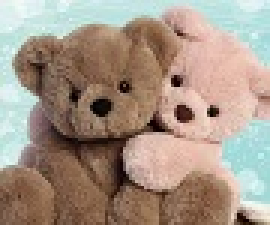
#> input picture image.jpg, 90 x 75 px, found by its file name (shown 3 times larger)
$ jupyter execute notebook.ipynb   (shell and % lines are left out)
#> lines starting #> are read from the running program, lines starting #| are printed output that depends on the picture
### clustering_algorithms.py
import random
import math
import pandas as pd
import numpy as np

#Implementation of K means
#Param: vectors -> list of data points to cluster
#       k -> Number of Clusters
#returns: List of Clusters: ListClusters
def kmeans(vectors: list, k=10) -> list:
    # todo: implement k-means here!

    # size of image in terms of vectors
    vector_list_size = len(vectors)

    #initialization of random k clusters
    initialListClusters=np.array([[0,0,0]]*k)
#      print("starting execution initial cluster list ",initialListClusters)
    for i in range(0,k):
        point_index=random.randint(0,vector_list_size-1)
        initialListClusters[i]=vectors[point_index]
#     print("initial cluster centroids: ",initialListClusters)

    # Variable: ListClusters -> stores k list of points which will store the center points after calculation
    ListClusters=np.array([[0,0,0]]*k)
#     print("cluster List to work with ",ListClusters)

    # Variable: ListPointToCluster -> Stores the list of cluster numbers corresponding to each points
    # here the cluster number will be stored at the same index at which the point will be stored in vectore list
    ListPointToCluster=[0]*vector_list_size
#     print('clusters list',ListPointToCluster)

    #Loops until initial clusters centers(or you can say the list of cluster in old itiration) matches
    #the list of cluster points
    while (ListClusters != initialListClusters).any():

        # Variable:
        minDistance = 0

        #check if its the first loop or the corresponding loops

        #if the first loop is done then variable ListClusters will already have some center values which
        #would have been calculated before in the previous iteration in this the initialListClusters will be updated
        #to ListClusters

        # if its the first loop initialListClusters wont change
        if(ListClusters.any()):
#             print("looping continuing...")
            initialListClusters[:]=ListClusters
            centerPoint=ListClusters
        else:
#             print("first loop...")
            centerPoint=initialListClusters
            loopNumber=0

        #for each point calculate the distance from center point and calculate new centers based on average
        for i in range(0,vector_list_size):

            # Variable listDistanceFromCluster -> stores list of distances between point and the cluster center
            listDistanceFromCluster=[]

            # for this point consider each cluster center and find the distance between point and center
            for j in range(0,k):
                distanceValue= np.linalg.norm(centerPoint[j] - vectors[i])
                listDistanceFromCluster.append(distanceValue)

            # finding the distance value which is minimum
            minDistance=min(listDistanceFromCluster)

            # Variable: nearestCluster -> stores the cluster index which is at minimum distance
            nearestCluster=listDistanceFromCluster.index(minDistance)

# [8 lines of commented-out code are left out]
            ListPointToCluster[i]=nearestCluster

#         After each point is assigned cluster you can check list of cluster values
#         print(ListPointToCluster)

        # Calculating new center points based on new cluster points
        # for each cluster
        for clusterNo in range(0,k):

            # Variable: totalPointsInCluster -> stores total number of points in cluster to use in average calculation
            # Variable: sumOfClusterPoints -> Stores the sum of all [x,y,z] co-ordinates
            totalPointsInCluster=0
            sumOfClusterPoints = [0,0,0]

            # for each point in list
            for p in range(0,len(ListPointToCluster)):

                # if the point is assigned to the cluster considered
                if ListPointToCluster[p] == clusterNo:

                    # increment the number of points in cluster and add it to sum
                    totalPointsInCluster = totalPointsInCluster + 1
                    sumOfClusterPoints[0] = sumOfClusterPoints[0] + vectors[p][0]
                    sumOfClusterPoints[1] = sumOfClusterPoints[1] + vectors[p][1]
                    sumOfClusterPoints[2] = sumOfClusterPoints[2] + vectors[p][2]

            # if there are no points in the cluster then change the center randomly
            # else calculate mean and assign new cluster center based on points in that cluster
            if totalPointsInCluster == 0:
                    randomcenterpoint=random.randint(0,vector_list_size-1)
                    ListClusters[clusterNo]= np.array(vectors[randomcenterpoint])
            else:
                # Variable: newClusterAverage -> stores the average values for all 3 co-ordinates of the center point
                newClusterAverage=[0,0,0]
                #for all three co ordinates find average value
                for clusterAvgLoopPointer in range(0,3):
                    newClusterAverage[clusterAvgLoopPointer]=sumOfClusterPoints[clusterAvgLoopPointer] / totalPointsInCluster
                    ListClusters[clusterNo][clusterAvgLoopPointer]=newClusterAverage[clusterAvgLoopPointer]

#         print("new center points for Clusters at end of this loop are \n: ",ListClusters)
#         print("old center points to consider as initial points in while condition will be",initialListClusters)

    return ListPointToCluster


# Function ExpandCluster() -> assigns cluster Ids to each point
# Params: dataPoints -> set of data points to use while clustering
# Params: currentPoint -> Current Data Point
# Params: currentpointIndex -> Index at which the current point is present in the Data set
# Params: ListClusters -> List of Clusters assigned to each point
# Params: ClusterID -> Cluster id to use in current iteration
# Params: epsilon -> The value for epsilon decides the distance to which the data points need to be present to current point to be #called as neighbour of current point
# Params: minpts -> The value for minpts decides how many point to be there in the epsilon neighbourhood of the point so as to be #called as core point
# Returns: ListClusters -> List of cluster ids for all points
# [154 lines left out: functions ExpandCluster, getEpsilonNeighbours, generateIDs, dbscan, not called in this run]

### notebook.ipynb
[cell 1]
from PIL import Image
import numpy as np
from matplotlib.pyplot import imshow
from clustering_algorithms import kmeans, dbscan

# Load an image:
# use below image path for k means since it gives better view
image_path = './images/image.jpg'

# use below image path for dbscan for faster processing
# image_path = './images/image2.jpg'

image = Image.open(image_path)
#> image is the input picture: PIL image 90x75 RGB; mean R, G, B 165.8, 148.9, 134.5
pixels = image.load()
width, height = image.size
#> width = 90; height = 75

#printing (r,g,b) values of first pixel
#print(pixels[1,1])

print("the width of image is: ",width)
#| the width of image is:  90
print("the hight of image is: ",height)
#| the hight of image is:  75

# Display image in notebook:
imshow(np.asarray(image))

[cell 2]
# Turn image into list of vectors (1 vector / pixel):
#vector_list stores a list of elements where each elements represent (r,g,b) values for each pixel in image
vector_list = []


#iterating through each pixel row wise
for x in range(width):
    for y in range(height):
        current_point = []
        current_point.append(pixels[x, y][0])
        current_point.append(pixels[x, y][1])
        current_point.append(pixels[x, y][2])

        current_vector = np.array(current_point)
        vector_list.append(current_vector)
#> after the loop, vector_list = 6750 items, first 6: [233, 237, 240], [231, 239, 241], [224, 240, 240], [219, 237, 237], [223, 238, 241], [225, 240, 243]

print('Image file with dimensions {}x{} pixels turned into {} vectors.'.format(width, height, len(vector_list)))
#| Image file with dimensions 90x75 pixels turned into 6750 vectors.

print(len(vector_list))
#| 6750

[cell 3]
#Perform clustering on the vectors:

#Uncomment below line when running dbscan
# dbscan_clusters = dbscan(vector_list, minpts=2, epsilon=5)

#Uncomment below line when running kmeans
kmeans_clusters = kmeans(vector_list, 5)
#> in kmeans, `vector_list_size = len(vectors)`: vector_list_size = 6750
#> the loop in kmeans, `for i in range(0,k):` made 5 passes
#> point_index on passes 1 to 5: 3155, 6209, 3445, 331, 2121
#> after the loop in kmeans, `for i in range(0,k):`: initialListClusters = [[188, 223, 219], [206, 234, 235], [138, 102, 76], [226, 242, 241], [117, 85, 62]]
#> in kmeans, `ListPointToCluster=[0]*vector_list_size`: ListPointToCluster = 6750 values from 0 to 0
#> the loop in kmeans, `while (ListClusters != initialListClusters).any():` made 15 passes
#> loopNumber on pass 1: 0
#> after the loop in kmeans, `while (ListClusters != initialListClusters).any():`: ListClusters = [[216, 182, 168], [185, 222, 218], [138, 106, 85], [214, 233, 230], [68, 43, 31]]; ListPointToCluster = 6750 values, max 4 at index 66, min 0 at index 56, mean 1.67; initialListClusters has the same summary as ListClusters
#> kmeans_clusters has the same summary as ListPointToCluster in kmeans

[cell 4]
# Convert the clusters back into an image:
# This code assumes that the result is a list that
# is as long as the list of points and contains the
# cluster number for each point with the corresponding
# position in the list.
# E. g. [1, 4, 2, 1, 1, 4, 2, 2, 3, ...])

# Printing the values of data points clusters
print("vectors list",len(vector_list))
#| vectors list 6750

print("list clusters",len(kmeans_clusters))
#| list clusters 6750
# print("list clusters",len(dbscan_clusters))

def clusters_to_image(cluster_per_point_list: list, points: list, width, height):
#> called with width = 90, height = 75
    assert(len(cluster_per_point_list) == len(points))

    cluster_count = max(cluster_per_point_list) + 1
#> cluster_count = 5
    inverted_clusters = [[] for _ in range(cluster_count)]
#> inverted_clusters = [[], [], [], [], []]

    for i in range(len(cluster_per_point_list)):
        inverted_clusters[cluster_per_point_list[i]].append(points[i])

    mean_colors = [np.array([0, 0, 0]) for _ in range(cluster_count)]
    counter =  [0 for _ in range(cluster_count)]
#> counter = [0, 0, 0, 0, 0]
    for i in range(cluster_count):
        for elem in inverted_clusters[i]:
            mean_colors[i] = np.add(mean_colors[i], elem)
            counter[i] += 1

        mean_colors[i] = np.divide(mean_colors[i], np.array([counter[i], counter[i], counter[i]]))
#> after the loop, counter = [1648, 913, 2827, 741, 621]

    clustered_image = Image.new('RGB', (width, height))
#> clustered_image: PIL image 90x75 RGB; every value is 0
    pix = clustered_image.load()
    for x in range(width):
        for y in range(height):
            cl_id = cluster_per_point_list[y + x * height]
            if cl_id == -1:
                pix[x, y] = (0, 0, 0)
            else:
                curr_pixel = [int(x) for x in mean_colors[cl_id]]
                pix[x, y] = tuple(curr_pixel)

    return clustered_image

clustered_image = clusters_to_image(
    kmeans_clusters, vector_list, width, height)
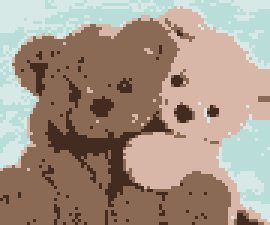
#> clustered_image: PIL image 90x75 RGB (shown 3 times larger); mean R, G, B 165.3, 148.4, 134.2

# clustered_image = clusters_to_image(
#     dbscan_clusters, vector_list, width, height)

# Display the clustered image:
imshow(np.asarray(clustered_image))
